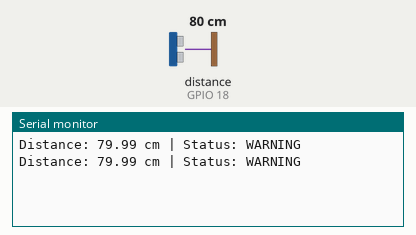
The sketch below on a simulated ESP32. On the bench: the last lines printed to the serial monitor. Wiring (from diagram.json): ultrasonic range finder: trigger GPIO 5; echo GPIO 18. The inputs (shaded band) are chosen by the test bench; at power-on: distance to the obstacle (sensor on GPIO 18) 80 cm. The echo pulse lasts 58.3 µs per cm.

Above: at 1.8 s.
1.9 s: distance to the obstacle (sensor on GPIO 18) set to 56 cm
At 2.8 s:
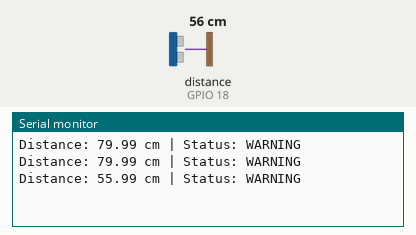
3.4 s: distance to the obstacle (sensor on GPIO 18) set to 46 cm
At 4.8 s:
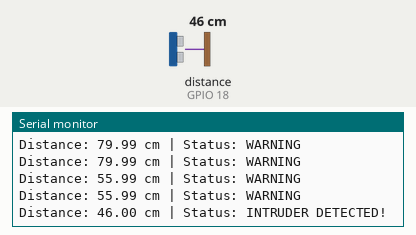

The sketch:

sketch.ino
```cpp
#define TRIG_PIN 5
#define ECHO_PIN 18

void setup() {
  Serial.begin(115200);

  pinMode(TRIG_PIN, OUTPUT);
  pinMode(ECHO_PIN, INPUT);
}

void loop() {
  // Trigger ultrasonic sensor
  digitalWrite(TRIG_PIN, LOW);
  delayMicroseconds(2);

  digitalWrite(TRIG_PIN, HIGH);
  delayMicroseconds(10);
  digitalWrite(TRIG_PIN, LOW);

  // Read echo
  long duration = pulseIn(ECHO_PIN, HIGH);

  // Calculate distance
  float distance = duration * 0.0343 / 2;

  Serial.print("Distance: ");
  Serial.print(distance);
  Serial.print(" cm | Status: ");

  // Security classification
  if (distance < 50) {
    Serial.println("INTRUDER DETECTED!");
  }
  else if (distance <= 100) {
    Serial.println("WARNING");
  }
  else {
    Serial.println("SAFE");
  }

  delay(1000);
}
```

Measured:
- the behaviour switches between 51 and 50 cm on distance to the obstacle (sensor on GPIO 18) (found by bisection; images 1 and 2)
- after the input at 1.9 s, the serial monitor: prints a new line after 0.11 s (image 1)
- after the input at 3.4 s, the serial monitor: prints a new line after 0.62 s (image 2)
